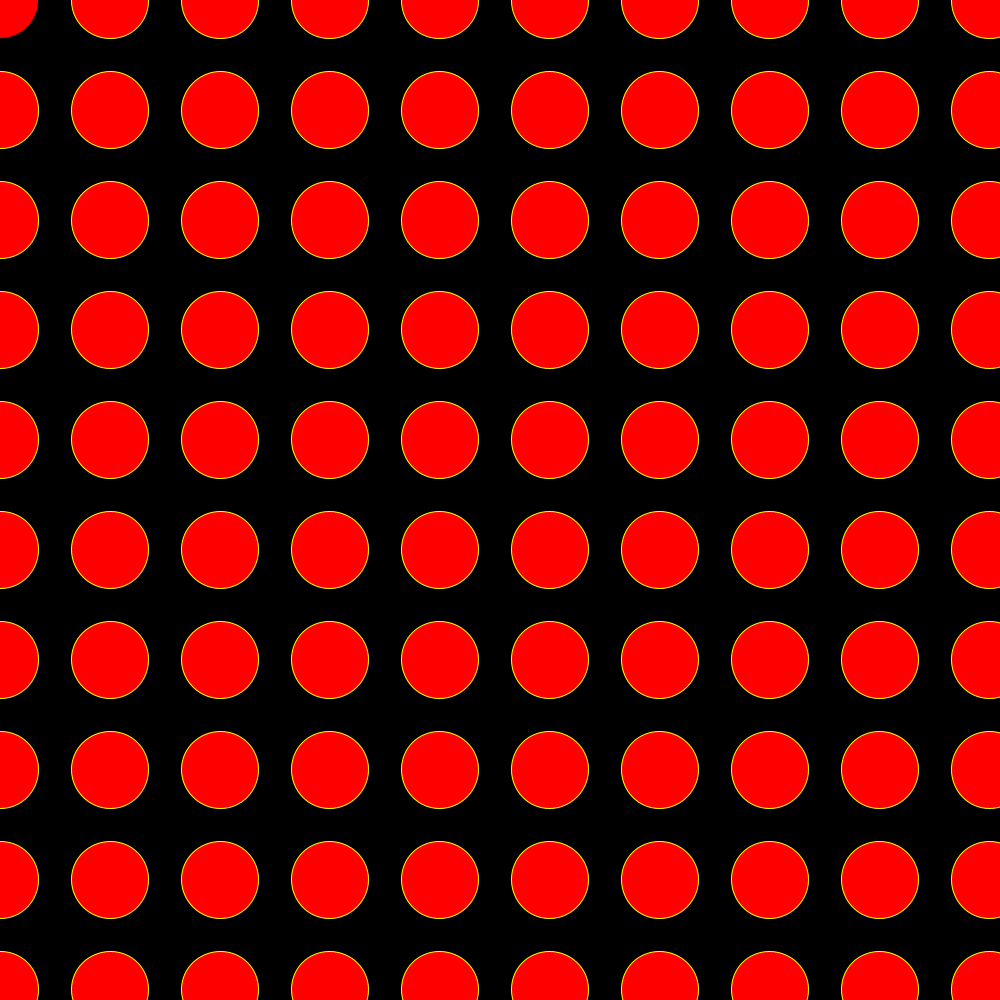
Frame 1 (no input)
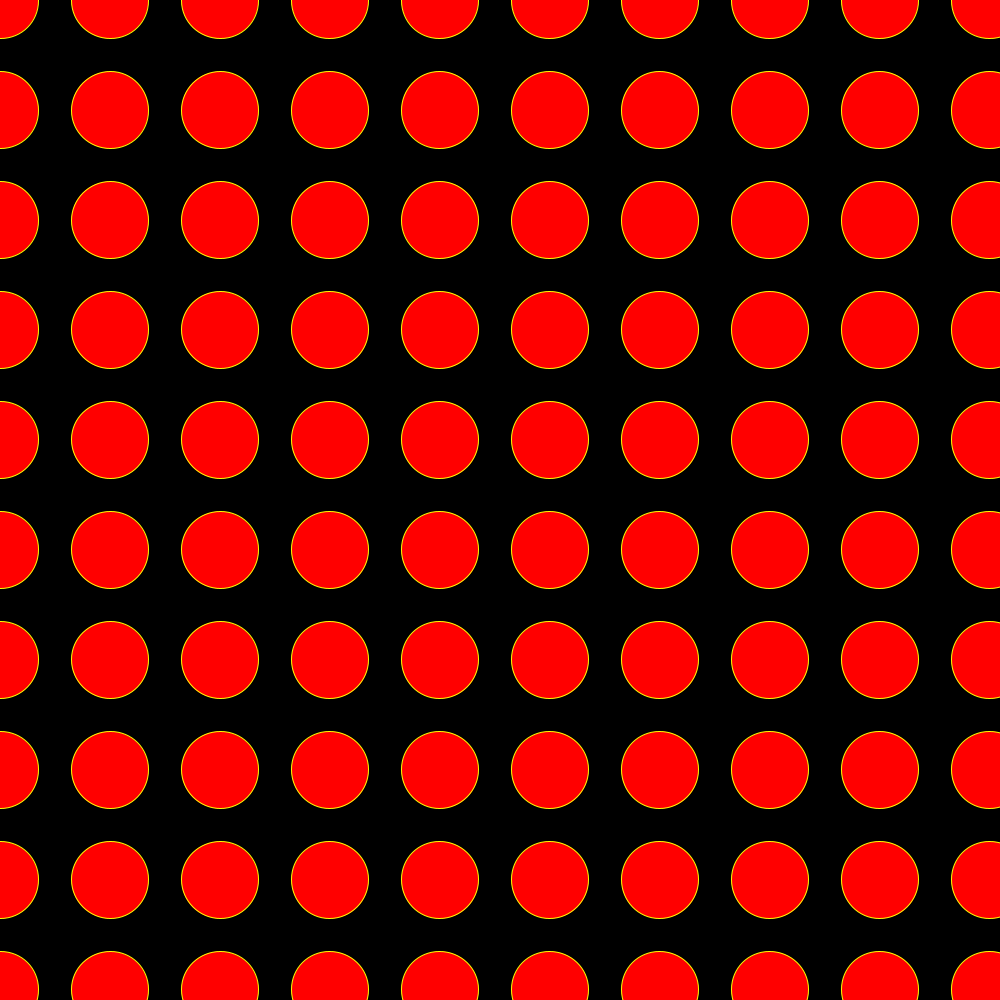
Frame 60 (the mouse pressed at the canvas centre just before this capture)
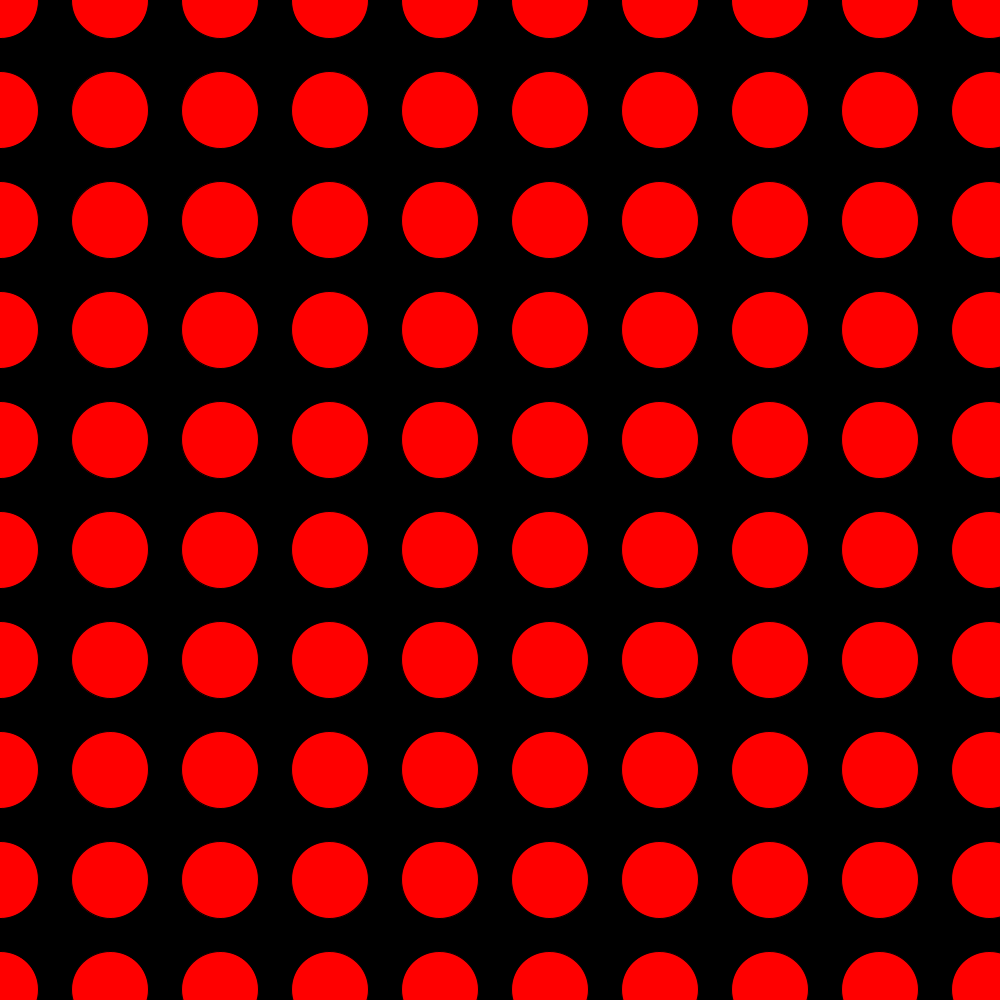
Frame 120 (the mouse held since frame 60 and released just before this capture)

The Processing sketch that drew these frames (run headless with seeded random() and noise(); from frame 60 on, the mouse is pressed at the canvas centre):

// Processing sketch: Week_4_Quiz
// ── Week_4_Quiz.pde
//https://processing.org/tutorials/2darray/

Button[][] buttons;
//ArrayList<Button> buttons = new ArrayList<Button>();  
color[] colors = new color[6];
int c = 0;
float d;
float s;
int widthNum = 10;
int heightNum = 10;

void setup()
{
  size(1000, 1000);
  colors[0] = color(255, 0, 0);
  colors[1] = color(0, 255, 0);
  colors[2] = color(0, 0, 255);
  colors[3] = color(255, 255, 0);
  colors[4] = color(255, 0, 255);
  colors[5] = color(0, 255, 255);
  buttons = new Button[widthNum][heightNum];
  for(int i = 0; i < widthNum; i++)
  {
    for(int j = 0; j < heightNum; j++)
    {
      buttons[i][j] = new Button(i*110, j*110);
      //buttons.add(new Button(i*110, j*110));
    }
  }
}

void draw()
{ 
  background(0);
  for(int i = 0; i < widthNum; i++)
  {
    for(int j = 0; j < heightNum; j++)
    {
      buttons[i][j].display();
      //for(Button b : buttons)
      //{
      //  b.display();
      //}
      d = dist(mouseX, mouseY, i, j);  
      //couldn't do dist(mouseX, mouseY, buttons[i][j], buttons[i][j]
      //This make it so that d is only the distance from the very first circle button (top left)
      if(d < s/2)
      {
        stroke(255, 255, 0);
      }
      else
      {
        stroke(0);
      }
    }
  }
}

void mouseClicked()
{
  for(int i = 0; i < widthNum; i++)
  {
    for(int j = 0; j < heightNum; j++)
    {
      //Because d only works for the first circle, you can only click the top left to change colors)
      buttons[i][j].onClick();
      //for(Button b : buttons)
      //{
      //  b.onClick();
      //}
    }
  }
}

// ── Button.pde
class Button
{
  float x;
  float y;
  
  Button(float _x, float _y)
  {
    x = _x;
    y = _y;
       s = random(50, 100);
  }
  
  void display()
  {
    fill(colors[c]);
    ellipse(x, y, s, s);
  }
  
  void onClick()
  { 
    if(d < s/2)
    {
      c = (c + 1) % 6;
    }
  }
}
